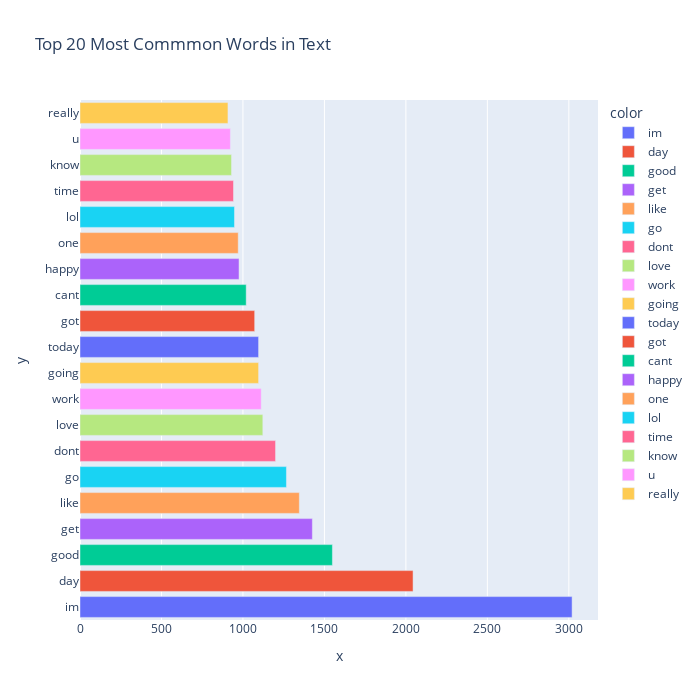

Notebook code for this chart:
### Code cell
# for 'text' column
words = []
frequency = []
freqDist = most_common_words(all_words_text)
for word, freq in freqDist.most_common(20):
        words.append(word)
        frequency.append(freq)

for i in range(20):
    print(f'{words[i]} : {frequency[i]}')

fig = px.bar(x=frequency, y=words, title='Top 20 Most Commmon Words in Text', orientation='h', 
             width=700, height=700,color=words)
fig.show()

### Figure 1 — Plotly figure (JSON) as saved in the notebook; plotly's stock layout.template omitted (floating-point values rounded to 4 significant figures)
{"data": [{"alignmentgroup": "True", "hovertemplate": "color=im<br>x=%{x}<br>y=%{y}<extra></extra>", "legendgroup": "im", "marker": {"color": "#636efa"}, "name": "im", "offsetgroup": "im", "orientation": "h", "showlegend": true, "textposition": "auto", "type": "bar", "x": [3020], "xaxis": "x", "y": ["im"], "yaxis": "y"}, {"alignmentgroup": "True", "hovertemplate": "color=day<br>x=%{x}<br>y=%{y}<extra></extra>", "legendgroup": "day", "marker": {"color": "#EF553B"}, "name": "day", "offsetgroup": "day", "orientation": "h", "showlegend": true, "textposition": "auto", "type": "bar", "x": [2044], "xaxis": "x", "y": ["day"], "yaxis": "y"}, {"alignmentgroup": "True", "hovertemplate": "color=good<br>x=%{x}<br>y=%{y}<extra></extra>", "legendgroup": "good", "marker": {"color": "#00cc96"}, "name": "good", "offsetgroup": "good", "orientation": "h", "showlegend": true, "textposition": "auto", "type": "bar", "x": [1549], "xaxis": "x", "y": ["good"], "yaxis": "y"}, {"alignmentgroup": "True", "hovertemplate": "color=get<br>x=%{x}<br>y=%{y}<extra></extra>", "legendgroup": "get", "marker": {"color": "#ab63fa"}, "name": "get", "offsetgroup": "get", "orientation": "h", "showlegend": true, "textposition": "auto", "type": "bar", "x": [1426], "xaxis": "x", "y": ["get"], "yaxis": "y"}, {"alignmentgroup": "True", "hovertemplate": "color=like<br>x=%{x}<br>y=%{y}<extra></extra>", "legendgroup": "like", "marker": {"color": "#FFA15A"}, "name": "like", "offsetgroup": "like", "orientation": "h", "showlegend": true, "textposition": "auto", "type": "bar", "x": [1346], "xaxis": "x", "y": ["like"], "yaxis": "y"}, {"alignmentgroup": "True", "hovertemplate": "color=go<br>x=%{x}<br>y=%{y}<extra></extra>", "legendgroup": "go", "marker": {"color": "#19d3f3"}, "name": "go", "offsetgroup": "go", "orientation": "h", "showlegend": true, "textposition": "auto", "type": "bar", "x": [1267], "xaxis": "x", "y": ["go"], "yaxis": "y"}, {"alignmentgroup": "True", "hovertemplate": "color=dont<br>x=%{x}<br>y=%{y}<extra></extra>", "legendgroup": "dont", "marker": {"color": "#FF6692"}, "name": "dont", "offsetgroup": "dont", "orientation": "h", "showlegend": true, "textposition": "auto", "type": "bar", "x": [1200], "xaxis": "x", "y": ["dont"], "yaxis": "y"}, {"alignmentgroup": "True", "hovertemplate": "color=love<br>x=%{x}<br>y=%{y}<extra></extra>", "legendgroup": "love", "marker": {"color": "#B6E880"}, "name": "love", "offsetgroup": "love", "orientation": "h", "showlegend": true, "textposition": "auto", "type": "bar", "x": [1122], "xaxis": "x", "y": ["love"], "yaxis": "y"}, {"alignmentgroup": "True", "hovertemplate": "color=work<br>x=%{x}<br>y=%{y}<extra></extra>", "legendgroup": "work", "marker": {"color": "#FF97FF"}, "name": "work", "offsetgroup": "work", "orientation": "h", "showlegend": true, "textposition": "auto", "type": "bar", "x": [1112], "xaxis": "x", "y": ["work"], "yaxis": "y"}, {"alignmentgroup": "True", "hovertemplate": "color=going<br>x=%{x}<br>y=%{y}<extra></extra>", "legendgroup": "going", "marker": {"color": "#FECB52"}, "name": "going", "offsetgroup": "going", "orientation": "h", "showlegend": true, "textposition": "auto", "type": "bar", "x": [1096], "xaxis": "x", "y": ["going"], "yaxis": "y"}, {"alignmentgroup": "True", "hovertemplate": "color=today<br>x=%{x}<br>y=%{y}<extra></extra>", "legendgroup": "today", "marker": {"color": "#636efa"}, "name": "today", "offsetgroup": "today", "orientation": "h", "showlegend": true, "textposition": "auto", "type": "bar", "x": [1096], "xaxis": "x", "y": ["today"], "yaxis": "y"}, {"alignmentgroup": "True", "hovertemplate": "color=got<br>x=%{x}<br>y=%{y}<extra></extra>", "legendgroup": "got", "marker": {"color": "#EF553B"}, "name": "got", "offsetgroup": "got", "orientation": "h", "showlegend": true, "textposition": "auto", "type": "bar", "x": [1072], "xaxis": "x", "y": ["got"], "yaxis": "y"}, {"alignmentgroup": "True", "hovertemplate": "color=cant<br>x=%{x}<br>y=%{y}<extra></extra>", "legendgroup": "cant", "marker": {"color": "#00cc96"}, "name": "cant", "offsetgroup": "cant", "orientation": "h", "showlegend": true, "textposition": "auto", "type": "bar", "x": [1020], "xaxis": "x", "y": ["cant"], "yaxis": "y"}, {"alignmentgroup": "True", "hovertemplate": "color=happy<br>x=%{x}<br>y=%{y}<extra></extra>", "legendgroup": "happy", "marker": {"color": "#ab63fa"}, "name": "happy", "offsetgroup": "happy", "orientation": "h", "showlegend": true, "textposition": "auto", "type": "bar", "x": [976], "xaxis": "x", "y": ["happy"], "yaxis": "y"}, {"alignmentgroup": "True", "hovertemplate": "color=one<br>x=%{x}<br>y=%{y}<extra></extra>", "legendgroup": "one", "marker": {"color": "#FFA15A"}, "name": "one", "offsetgroup": "one", "orientation": "h", "showlegend": true, "textposition": "auto", "type": "bar", "x": [971], "xaxis": "x", "y": ["one"], "yaxis": "y"}, {"alignmentgroup": "True", "hovertemplate": "color=lol<br>x=%{x}<br>y=%{y}<extra></extra>", "legendgroup": "lol", "marker": {"color": "#19d3f3"}, "name": "lol", "offsetgroup": "lol", "orientation": "h", "showlegend": true, "textposition": "auto", "type": "bar", "x": [948], "xaxis": "x", "y": ["lol"], "yaxis": "y"}, {"alignmentgroup": "True", "hovertemplate": "color=time<br>x=%{x}<br>y=%{y}<extra></extra>", "legendgroup": "time", "marker": {"color": "#FF6692"}, "name": "time", "offsetgroup": "time", "orientation": "h", "showlegend": true, "textposition": "auto", "type": "bar", "x": [942], "xaxis": "x", "y": ["time"], "yaxis": "y"}, {"alignmentgroup": "True", "hovertemplate": "color=know<br>x=%{x}<br>y=%{y}<extra></extra>", "legendgroup": "know", "marker": {"color": "#B6E880"}, "name": "know", "offsetgroup": "know", "orientation": "h", "showlegend": true, "textposition": "auto", "type": "bar", "x": [930], "xaxis": "x", "y": ["know"], "yaxis": "y"}, {"alignmentgroup": "True", "hovertemplate": "color=u<br>x=%{x}<br>y=%{y}<extra></extra>", "legendgroup": "u", "marker": {"color": "#FF97FF"}, "name": "u", "offsetgroup": "u", "orientation": "h", "showlegend": true, "textposition": "auto", "type": "bar", "x": [923], "xaxis": "x", "y": ["u"], "yaxis": "y"}, {"alignmentgroup": "True", "hovertemplate": "color=really<br>x=%{x}<br>y=%{y}<extra></extra>", "legendgroup": "really", "marker": {"color": "#FECB52"}, "name": "really", "offsetgroup": "really", "orientation": "h", "showlegend": true, "textposition": "auto", "type": "bar", "x": [908], "xaxis": "x", "y": ["really"], "yaxis": "y"}], "layout": {"barmode": "relative", "height": 700, "legend": {"title": {"text": "color"}, "tracegroupgap": 0}, "title": {"text": "Top 20 Most Commmon Words in Text"}, "width": 700, "xaxis": {"anchor": "y", "domain": [0, 1], "title": {"text": "x"}}, "yaxis": {"anchor": "x", "domain": [0, 1], "title": {"text": "y"}}}}
